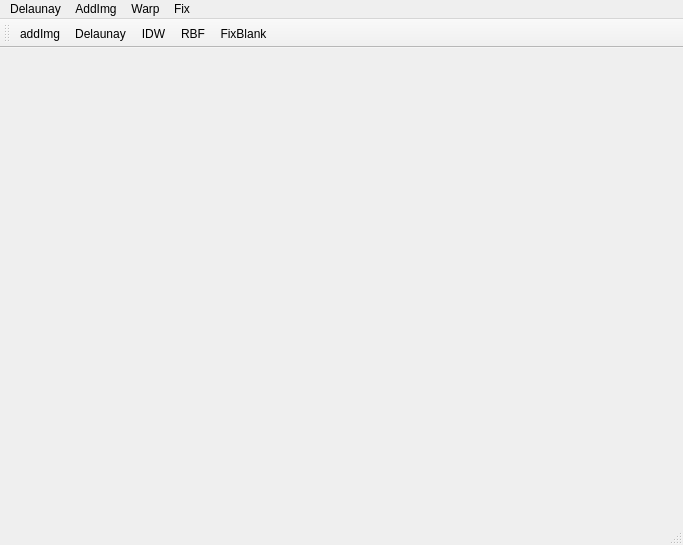
<?xml version="1.0" encoding="UTF-8"?>
<ui version="4.0">
 <class>MainWindow</class>
 <widget class="QMainWindow" name="MainWindow">
  <property name="geometry">
   <rect>
    <x>0</x>
    <y>0</y>
    <width>683</width>
    <height>545</height>
   </rect>
  </property>
  <property name="windowTitle">
   <string>MainWindow</string>
  </property>
  <widget class="QWidget" name="centralWidget"/>
  <widget class="QMenuBar" name="menuBar">
   <property name="geometry">
    <rect>
     <x>0</x>
     <y>0</y>
     <width>683</width>
     <height>22</height>
    </rect>
   </property>
   <widget class="QMenu" name="menuDelaunay">
    <property name="title">
     <string>Delaunay</string>
    </property>
    <addaction name="separator"/>
    <addaction name="actionRandomPoints"/>
   </widget>
   <widget class="QMenu" name="menuAddImg">
    <property name="title">
     <string>AddImg</string>
    </property>
    <addaction name="separator"/>
    <addaction name="actionaddImg"/>
   </widget>
   <widget class="QMenu" name="menuWarp">
    <property name="title">
     <string>Warp</string>
    </property>
    <addaction name="actionIDW"/>
    <addaction name="actionBFS"/>
   </widget>
   <widget class="QMenu" name="menuFix">
    <property name="title">
     <string>Fix</string>
    </property>
    <addaction name="separator"/>
    <addaction name="actionFixBlank"/>
   </widget>
   <addaction name="menuDelaunay"/>
   <addaction name="menuAddImg"/>
   <addaction name="menuWarp"/>
   <addaction name="menuFix"/>
  </widget>
  <widget class="QToolBar" name="mainToolBar">
   <attribute name="toolBarArea">
    <enum>TopToolBarArea</enum>
   </attribute>
   <attribute name="toolBarBreak">
    <bool>false</bool>
   </attribute>
   <addaction name="actionaddImg"/>
   <addaction name="actionRandomPoints"/>
   <addaction name="actionIDW"/>
   <addaction name="actionBFS"/>
   <addaction name="actionFixBlank"/>
  </widget>
  <widget class="QStatusBar" name="statusBar"/>
  <action name="actionRandomPoints">
   <property name="text">
    <string>Delaunay</string>
   </property>
  </action>
  <action name="actionaddImg">
   <property name="text">
    <string>addImg</string>
   </property>
  </action>
  <action name="actionIDW">
   <property name="text">
    <string>IDW</string>
   </property>
  </action>
  <action name="actionBFS">
   <property name="text">
    <string>RBF</string>
   </property>
  </action>
  <action name="actionFixBlank">
   <property name="text">
    <string>FixBlank</string>
   </property>
  </action>
 </widget>
 <layoutdefault spacing="6" margin="11"/>
 <resources/>
 <connections/>
</ui>
